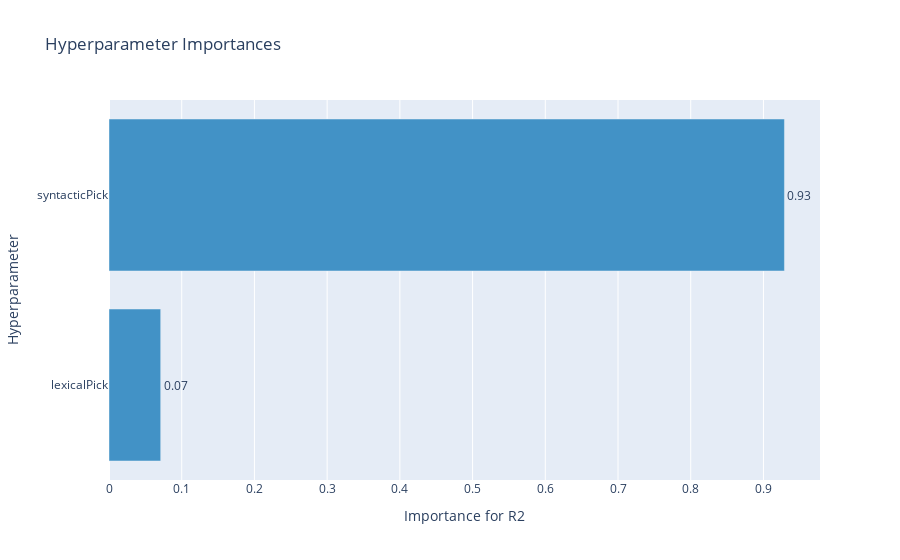

The cell this chart's notebook holds for it:
### Code cell
fig = optuna.visualization.plot_param_importances(study, target=lambda x: x.values[0], target_name="R2")
fig.show()

### Figure 1 — Plotly figure (JSON) as saved in the notebook; plotly's stock layout.template omitted (floating-point values rounded to 4 significant figures)
{"data": [{"cliponaxis": false, "hovertemplate": ["lexicalPick (CategoricalDistribution): 0.07110370674403801<extra></extra>", "syntacticPick (CategoricalDistribution): 0.928896293255962<extra></extra>"], "marker": {"color": ["rgb(66,146,198)", "rgb(66,146,198)"]}, "orientation": "h", "text": ["0.07110370674403801", "0.928896293255962"], "textposition": "outside", "texttemplate": "%{text:.2f}", "type": "bar", "x": [0.0711, 0.9289], "y": ["lexicalPick", "syntacticPick"]}], "layout": {"showlegend": false, "title": {"text": "Hyperparameter Importances"}, "xaxis": {"title": {"text": "Importance for R2"}}, "yaxis": {"title": {"text": "Hyperparameter"}}}}
